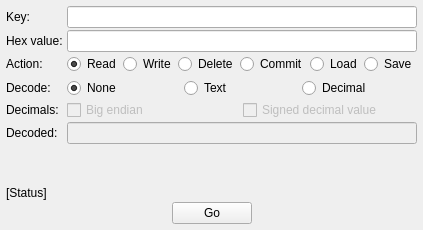
         <widget class="QWidget" name="tab_Settings">
          <attribute name="title">
           <string>Settings</string>
          </attribute>
          <layout class="QGridLayout" name="gridLayout_15">
           <property name="leftMargin">
            <number>6</number>
           </property>
           <property name="topMargin">
            <number>6</number>
           </property>
           <property name="rightMargin">
            <number>6</number>
           </property>
           <property name="bottomMargin">
            <number>6</number>
           </property>
           <property name="spacing">
            <number>2</number>
           </property>
           <item row="0" column="2">
            <widget class="QLineEdit" name="edit_settings_key"/>
           </item>
           <item row="3" column="0">
            <widget class="QLabel" name="label_22">
             <property name="text">
              <string>Action:</string>
             </property>
            </widget>
           </item>
           <item row="10" column="0" colspan="3">
            <widget class="QLabel" name="lbl_settings_status">
             <property name="text">
              <string>[Status]</string>
             </property>
            </widget>
           </item>
           <item row="9" column="0">
            <spacer name="verticalSpacer_5">
             <property name="orientation">
              <enum>Qt::Orientation::Vertical</enum>
             </property>
             <property name="sizeHint" stdset="0">
              <size>
               <width>20</width>
               <height>40</height>
              </size>
             </property>
            </spacer>
           </item>
           <item row="8" column="0">
            <widget class="QLabel" name="label_26">
             <property name="text">
              <string>Decoded:</string>
             </property>
            </widget>
           </item>
           <item row="6" column="2">
            <layout class="QHBoxLayout" name="horizontalLayout_16">
             <property name="spacing">
              <number>2</number>
             </property>
             <item>
              <widget class="QRadioButton" name="radio_settings_none">
               <property name="text">
                <string>None</string>
               </property>
               <property name="checked">
                <bool>true</bool>
               </property>
               <attribute name="buttonGroup">
                <string notr="true">buttonGroup_2</string>
               </attribute>
              </widget>
             </item>
             <item>
              <widget class="QRadioButton" name="radio_settings_text">
               <property name="text">
                <string>Text</string>
               </property>
               <property name="checked">
                <bool>false</bool>
               </property>
               <attribute name="buttonGroup">
                <string notr="true">buttonGroup_2</string>
               </attribute>
              </widget>
             </item>
             <item>
              <widget class="QRadioButton" name="radio_settings_decimal">
               <property name="text">
                <string>Decimal</string>
               </property>
               <attribute name="buttonGroup">
                <string notr="true">buttonGroup_2</string>
               </attribute>
              </widget>
             </item>
            </layout>
           </item>
           <item row="0" column="0">
            <widget class="QLabel" name="label_23">
             <property name="text">
              <string>Key:</string>
             </property>
            </widget>
           </item>
           <item row="1" column="0">
            <widget class="QLabel" name="label_24">
             <property name="text">
              <string>Hex value:</string>
             </property>
            </widget>
           </item>
           <item row="11" column="0" colspan="3">
            <layout class="QHBoxLayout" name="horizontalLayout_15">
             <property name="spacing">
              <number>2</number>
             </property>
             <item>
              <spacer name="horizontalSpacer_10">
               <property name="orientation">
                <enum>Qt::Orientation::Horizontal</enum>
               </property>
               <property name="sizeHint" stdset="0">
                <size>
                 <width>20</width>
                 <height>20</height>
                </size>
               </property>
              </spacer>
             </item>
             <item>
              <widget class="QPushButton" name="btn_settings_go">
               <property name="text">
                <string>Go</string>
               </property>
              </widget>
             </item>
             <item>
              <spacer name="horizontalSpacer_11">
               <property name="orientation">
                <enum>Qt::Orientation::Horizontal</enum>
               </property>
               <property name="sizeHint" stdset="0">
                <size>
                 <width>20</width>
                 <height>20</height>
                </size>
               </property>
              </spacer>
             </item>
            </layout>
           </item>
           <item row="6" column="0">
            <widget class="QLabel" name="label_25">
             <property name="text">
              <string>Decode:</string>
             </property>
            </widget>
           </item>
           <item row="7" column="2">
            <layout class="QHBoxLayout" name="horizontalLayout_12">
             <property name="spacing">
              <number>2</number>
             </property>
             <item>
              <widget class="QCheckBox" name="check_settings_big_endian">
               <property name="enabled">
                <bool>false</bool>
               </property>
               <property name="text">
                <string>Big endian</string>
               </property>
              </widget>
             </item>
             <item>
              <widget class="QCheckBox" name="check_settings_signed_decimal_value">
               <property name="enabled">
                <bool>false</bool>
               </property>
               <property name="text">
                <string>Signed decimal value</string>
               </property>
              </widget>
             </item>
            </layout>
           </item>
           <item row="7" column="0">
            <widget class="QLabel" name="label_27">
             <property name="text">
              <string>Decimals:</string>
             </property>
            </widget>
           </item>
           <item row="3" column="2">
            <layout class="QHBoxLayout" name="horizontalLayout_11">
             <property name="spacing">
              <number>2</number>
             </property>
             <item>
              <widget class="QRadioButton" name="radio_settings_read">
               <property name="text">
                <string>Read</string>
               </property>
               <property name="checked">
                <bool>true</bool>
               </property>
               <attribute name="buttonGroup">
                <string notr="true">buttonGroup</string>
               </attribute>
              </widget>
             </item>
             <item>
              <widget class="QRadioButton" name="radio_settings_write">
               <property name="text">
                <string>Write</string>
               </property>
               <attribute name="buttonGroup">
                <string notr="true">buttonGroup</string>
               </attribute>
              </widget>
             </item>
             <item>
              <widget class="QRadioButton" name="radio_settings_delete">
               <property name="text">
                <string>Delete</string>
               </property>
               <attribute name="buttonGroup">
                <string notr="true">buttonGroup</string>
               </attribute>
              </widget>
             </item>
             <item>
              <widget class="QRadioButton" name="radio_settings_commit">
               <property name="text">
                <string>Commit</string>
               </property>
               <attribute name="buttonGroup">
                <string notr="true">buttonGroup</string>
               </attribute>
              </widget>
             </item>
             <item>
              <widget class="QRadioButton" name="radio_settings_load">
               <property name="text">
                <string>Load</string>
               </property>
               <attribute name="buttonGroup">
                <string notr="true">buttonGroup</string>
               </attribute>
              </widget>
             </item>
             <item>
              <widget class="QRadioButton" name="radio_settings_save">
               <property name="text">
                <string>Save</string>
               </property>
               <attribute name="buttonGroup">
                <string notr="true">buttonGroup</string>
               </attribute>
              </widget>
             </item>
            </layout>
           </item>
           <item row="1" column="2">
            <widget class="QLineEdit" name="edit_settings_value">
             <property name="readOnly">
              <bool>true</bool>
             </property>
            </widget>
           </item>
           <item row="8" column="2">
            <widget class="QLineEdit" name="edit_settings_decoded">
             <property name="enabled">
              <bool>false</bool>
             </property>
             <property name="readOnly">
              <bool>true</bool>
             </property>
            </widget>
           </item>
           <item row="4" column="0" rowspan="2" colspan="3">
            <widget class="Line" name="line_2">
             <property name="lineWidth">
              <number>1</number>
             </property>
             <property name="orientation">
              <enum>Qt::Orientation::Vertical</enum>
             </property>
            </widget>
           </item>
          </layout>
         </widget>
